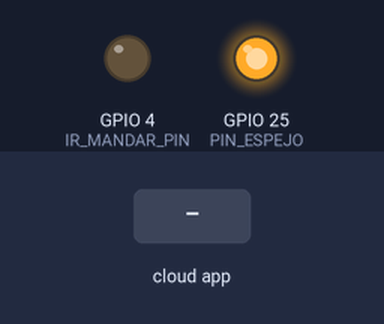
This sketch was run on a simulated ESP8266 (NodeMCU). Parts: output pins drawn as LEDs (lit = HIGH). The test bench sets the inputs (shaded band). WiFi joins after 1.5 s; servers stay silent unless stated; what the sketch prints to the serial monitor is not drawn.

Above: at 2.7 s.
2.8 s: the phone or cloud app sets ESPEJO to 1
At 4.0 s:
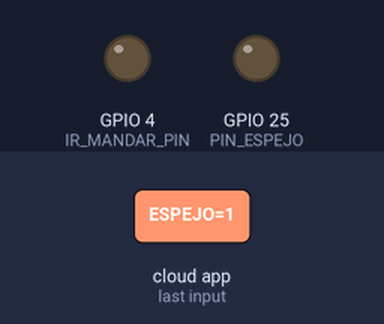
4.3 s: the phone or cloud app sets LEDS.ROJOS to 0
5.8 s: the phone or cloud app sets LEDS.VERDES to 0
7.3 s: the phone or cloud app sets LEDS.AZULES to 0
8.8 s: the phone or cloud app sets LEDS.MORADOS to 0
10.3 s: the phone or cloud app sets LEDS.BLANCOS to 0
Timing chart, 0 to 12.8 s (numbered marks = the images above; inputs shaded):
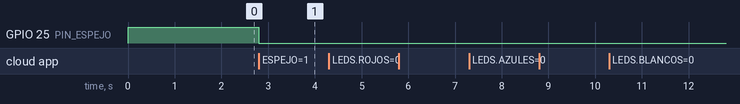

The sketch:

IoT_Alexa-ESP32.ino
```cpp
#include <Arduino.h>
#ifdef ESP32
#include <WiFi.h>
#else
#include <ESP8266WiFi.h>
#endif
#include "fauxmoESP.h"
#include <IRremote.h>


#define WIFI_SSID "NOMBRE-DE-TU-RED-WIFI"
#define WIFI_PASS "CONTRASEÑA-DE-TU-RED"

fauxmoESP fauxmo;

// -----------------------------------------------------------------------------

#define SERIAL_BAUDRATE     115200

#define PIN_ESPEJO          25
#define IR_MANDAR_PIN       4

#define ID_ESPEJO           "ESPEJO"
#define ID_DISPOSITIVO2     "LEDS ROJOS"
#define ID_DISPOSITIVO3     "LEDS VERDES"
#define ID_DISPOSITIVO4     "LEDS AZULES"
#define ID_DISPOSITIVO5     "LEDS MORADOS"
#define ID_DISPOSITIVO6     "LEDS BLANCOS"
#define ID_DISPOSITIVO7     "LEDS FLASH"
#define ID_DISPOSITIVO8     "LEDS SMOOTH"
#define ID_DISPOSITIVO9     "BRILLO MAS"
#define ID_DISPOSITIVO10     "BRILLO MENOS"

// -----------------------------------------------------------------------------
uint8_t sRepeats = 0; //IR LED

// -----------------------------------------------------------------------------
// Wifi
// -----------------------------------------------------------------------------

void wifiSetup() {

  // Set WIFI module to STA mode
  WiFi.mode(WIFI_STA);

  // Connect
  Serial.printf("[WIFI] Conectando a: %s ", WIFI_SSID);
  WiFi.begin(WIFI_SSID, WIFI_PASS);

  // Wait
  while (WiFi.status() != WL_CONNECTED) {
    Serial.print(".");
    delay(100);
  }
  Serial.println();

  // Connected!
  Serial.printf("[WIFI] Modo: ESTACION, SSID: %s, Direccion IP: %s\n", WiFi.SSID().c_str(), WiFi.localIP().toString().c_str());
  Serial.printf("Esperando instrucciones de ALEXA...\n");

}

void setup() {

  pinMode(IR_MANDAR_PIN, OUTPUT);
  // Init serial port and clean garbage
  Serial.begin(SERIAL_BAUDRATE);
  Serial.println();
  Serial.println();
  Serial.println(F("START " __FILE__ " from " __DATE__ "\r\nUsing library version " VERSION_IRREMOTE));
  IrSender.begin(IR_MANDAR_PIN, ENABLE_LED_FEEDBACK); // Specify send pin and enable feedback LED at default feedback LED pin
  Serial.print(F("Ready to send IR signals at pin "));
  Serial.println(IR_MANDAR_PIN);

  //Declaramos pines
  pinMode(PIN_ESPEJO, OUTPUT);


  //INICIALIZAMOS COMO QUEREMOS QUE INICIEN
  digitalWrite(PIN_ESPEJO, HIGH);//AL SER UN RELAY ES EL INVERSO SI ESTA EN HIGH ESTA APAGADO
  digitalWrite(IR_MANDAR_PIN, LOW);

  // Wifi
  wifiSetup();

  // By default, fauxmoESP creates it's own webserver on the defined port
  // The TCP port must be 80 for gen3 devices (default is 1901)
  // This has to be done before the call to enable()
  fauxmo.createServer(true); // not needed, this is the default value
  fauxmo.setPort(80); // This is required for gen3 devices

  // You have to call enable(true) once you have a WiFi connection
  // You can enable or disable the library at any moment
  // Disabling it will prevent the devices from being discovered and switched
  fauxmo.enable(true);

  // You can use different ways to invoke alexa to modify the devices state:
  // "Alexa, turn yellow lamp on"
  // "Alexa, turn on yellow lamp
  // "Alexa, set yellow lamp to fifty" (50 means 50% of brightness, note, this example does not use this functionality)

  // Add virtual devices
  fauxmo.addDevice(ID_ESPEJO);
  fauxmo.addDevice(ID_DISPOSITIVO2);
  fauxmo.addDevice(ID_DISPOSITIVO3);
  fauxmo.addDevice(ID_DISPOSITIVO4);
  fauxmo.addDevice(ID_DISPOSITIVO5);
  fauxmo.addDevice(ID_DISPOSITIVO6);
  fauxmo.addDevice(ID_DISPOSITIVO7);
  fauxmo.addDevice(ID_DISPOSITIVO8);
  fauxmo.addDevice(ID_DISPOSITIVO9);
  fauxmo.addDevice(ID_DISPOSITIVO10);

  fauxmo.onSetState([](unsigned char device_id, const char * device_name, bool state, unsigned char value) {

    // Callback when a command from Alexa is received.
    // You can use device_id or device_name to choose the element to perform an action onto (relay, LED,...)
    // State is a boolean (ON/OFF) and value a number from 0 to 255 (if you say "set kitchen light to 50%" you will receive a 128 here).
    // Just remember not to delay too much here, this is a callback, exit as soon as possible.
    // If you have to do something more involved here set a flag and process it in your main loop.

    Serial.printf("[MAIN] Dispositivo #%d (%s) estado: %s valor: %d\n", device_id, device_name, state ? "ON" : "OFF", value);

    // Checking for device_id is simpler if you are certain about the order they are loaded and it does not change.
    // Otherwise comparing the device_name is safer.

    if (strcmp(device_name, ID_ESPEJO) == 0) {
      digitalWrite(PIN_ESPEJO, state ? LOW : HIGH);
    }
    else if (strcmp(device_name, ID_DISPOSITIVO2) == 0) {
      //digitalWrite(PIN_DISPOSITIVO2, state ? LOW : HIGH);
      Serial.println(F("Mandamos Rojo IR"));
      IrSender.sendNECRaw(0xE619FF00, sRepeats);


    }
    else if (strcmp(device_name, ID_DISPOSITIVO3) == 0) {
      //digitalWrite(PIN_DISPOSITIVO2, state ? LOW : HIGH);
      Serial.println(F("Mandamos Verde IR"));
      IrSender.sendNECRaw(0xEE11FF00, sRepeats);

    }
    else if (strcmp(device_name, ID_DISPOSITIVO4) == 0) {
      //digitalWrite(PIN_DISPOSITIVO2, state ? LOW : HIGH);
      Serial.println(F("Mandamos Azul IR"));
      IrSender.sendNECRaw(0xE41BFF00, sRepeats);

    }
    else if (strcmp(device_name, ID_DISPOSITIVO5) == 0) {
      //digitalWrite(PIN_DISPOSITIVO2, state ? LOW : HIGH);
      Serial.println(F("Mandamos Morado IR"));
      IrSender.sendNECRaw(0xE31CFF00, sRepeats);

    }
    else if (strcmp(device_name, ID_DISPOSITIVO6) == 0) {
      //digitalWrite(PIN_DISPOSITIVO2, state ? LOW : HIGH);
      Serial.println(F("Mandamos Blanco IR"));
      IrSender.sendNECRaw(0xEA15FF00, sRepeats);

    }
    else if (strcmp(device_name, ID_DISPOSITIVO7) == 0) {
      //digitalWrite(PIN_DISPOSITIVO2, state ? LOW : HIGH);
      Serial.println(F("Mandamos Flash IR"));
      IrSender.sendNECRaw(0xB24DFF00, sRepeats);

    }
    else if (strcmp(device_name, ID_DISPOSITIVO8) == 0) {
      //digitalWrite(PIN_DISPOSITIVO2, state ? LOW : HIGH);
      Serial.println(F("Mandamos Smooth IR"));
      IrSender.sendNECRaw(0xF30CFF00, sRepeats);

    }
    else if (strcmp(device_name, ID_DISPOSITIVO9) == 0) {
      //digitalWrite(PIN_DISPOSITIVO2, state ? LOW : HIGH);
      Serial.println(F("Mandamos Brillo Mas IR"));
      IrSender.sendNECRaw(0xF609FF00, sRepeats);

    }
    else if (strcmp(device_name, ID_DISPOSITIVO10) == 0) {
      //digitalWrite(PIN_DISPOSITIVO2, state ? LOW : HIGH);
      Serial.println(F("Mandamos Brillo Menos IR"));
      IrSender.sendNECRaw(0xE21DFF00, sRepeats);

    }

  });

}

void loop() {

  // fauxmoESP uses an async TCP server but a sync UDP server
  // Therefore, we have to manually poll for UDP packets
  fauxmo.handle();

  // This is a sample code to output free heap every 5 seconds
  // This is a cheap way to detect memory leaks
  static unsigned long last = millis();
  if (millis() - last > 5000) {
    last = millis();
    Serial.printf("[MAIN] Free heap: %d bytes\n", ESP.getFreeHeap());
  }

  // If your device state is changed by any other means (MQTT, physical button,...)
  // you can instruct the library to report the new state to Alexa on next request:
  // fauxmo.setState(ID_ESPEJO, true, 255);

}
```

Measured:
- after the input at 2.8 s, GPIO 25 (PIN_ESPEJO): HIGH → LOW at once
- after the input at 4.3 s, every drawn part: stays the same
- after the input at 5.8 s, every drawn part: stays the same
- after the input at 7.3 s, every drawn part: stays the same
- after the input at 8.8 s, every drawn part: stays the same
- after the input at 10.3 s, every drawn part: stays the same
